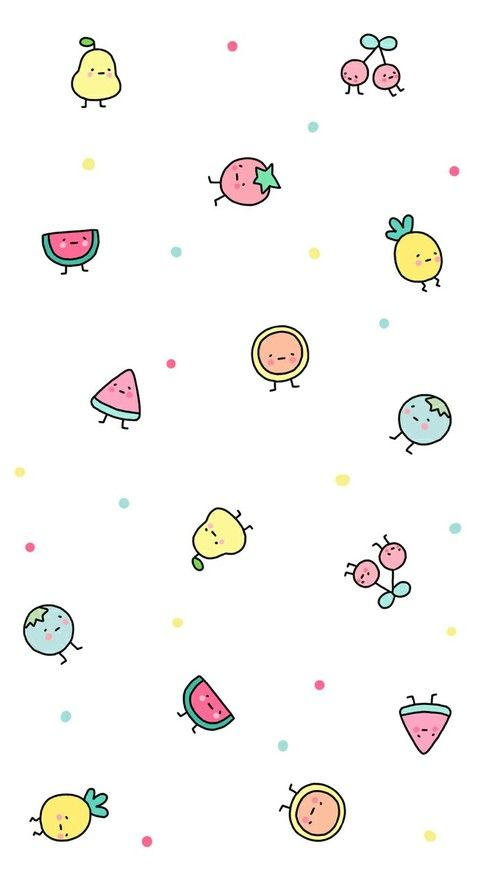
#> input picture input_image.jpg, 500 x 889 px
$ python main.py
#> lines starting #> are read from the running program, lines starting #| are printed output that depends on the picture; after the words box and inside, x2 and y2 are one past the last pixel; in counts of white or black regions, pixels touching at a corner belong together; pictures that were not available may be replaced by others from this repository, and a replacement may not be noted
#> in main, input_image is the input picture: shape (889, 500, 3); mean B, G, R 245.3, 247.2, 248.4
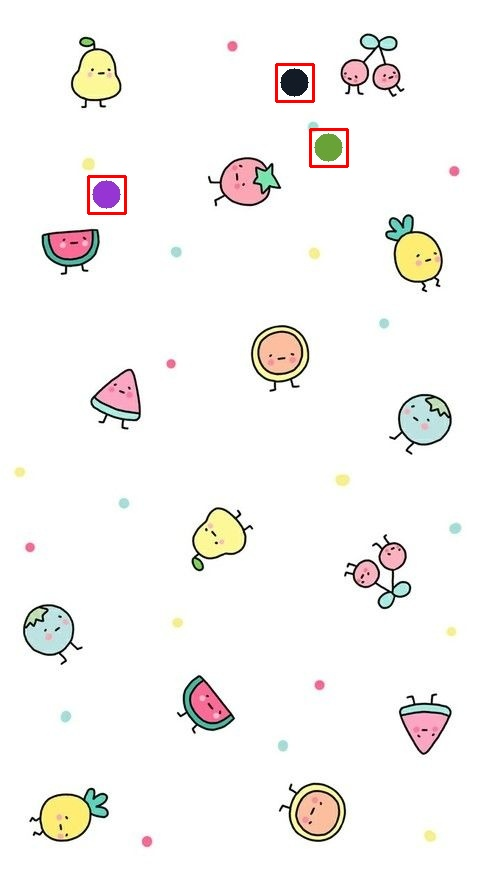
#> input picture dif_level1.jpg, 500 x 889 px, given in place of output_image_level5.jpg, which was not available
#> in main, output_image is the input picture: shape (889, 500, 3); mean B, G, R 243.9, 245.7, 247.6
import cv2
import random
import numpy as np


# [125 lines left out: functions level_1, level_2, level_3, level_4, level_5, not called in this run]

def dif(img1, img2):
    diff = cv2.absdiff(img1, img2)
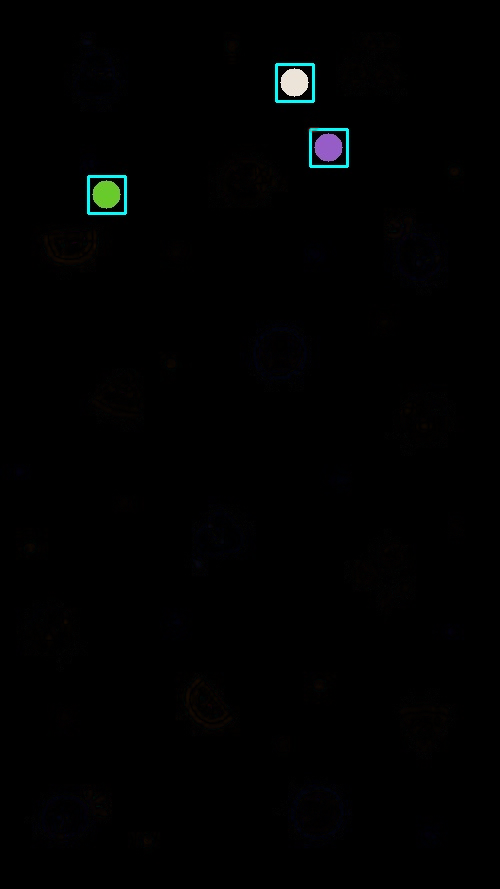
#> diff: shape (889, 500, 3); mean B, G, R 1.7, 1.7, 1.1

    # Convert the difference image to grayscale
    gray = cv2.cvtColor(diff, cv2.COLOR_BGR2GRAY)

    # Apply thresholding to create a binary image
    _, thresh = cv2.threshold(gray, 30, 255, cv2.THRESH_BINARY)
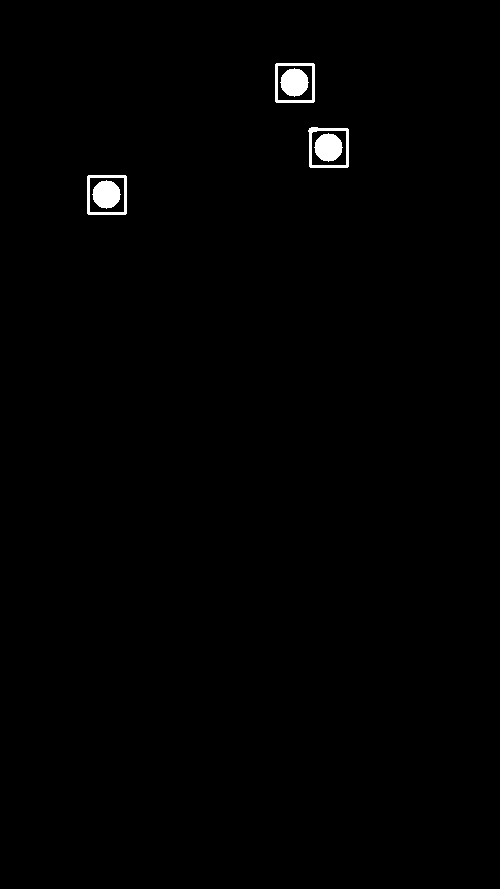
#> thresh: shape (889, 500); 0.71% white; 6 white regions, box (x1, y1, x2, y2) and area: (280, 68, 309, 97) 613, (314, 133, 343, 162) 613, (92, 180, 121, 209) 613, (308, 127, 349, 168) 456, (275, 63, 315, 103) 440, (87, 175, 127, 215) 440

    # Apply morphological operations to remove noise and fill in gaps
    kernel = cv2.getStructuringElement(cv2.MORPH_RECT, (5, 5))
    thresh = cv2.erode(thresh, kernel, iterations=1)
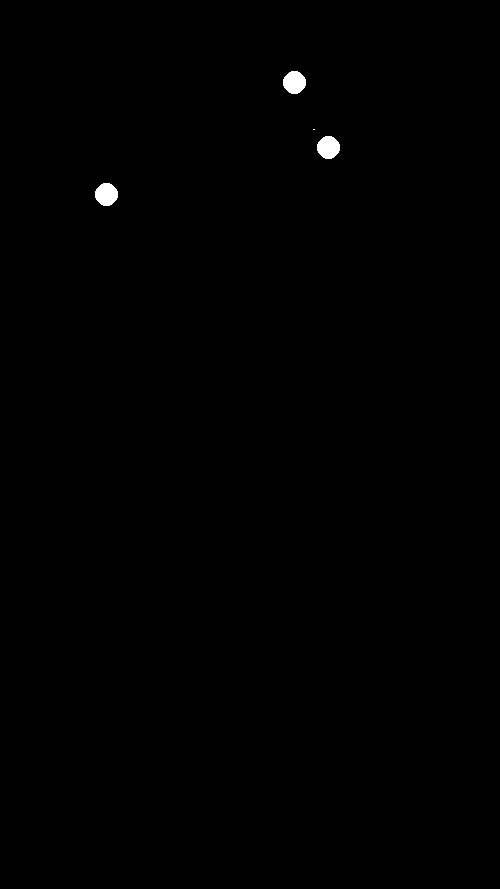
#> thresh: shape (889, 500); 0.28% white; 4 white regions (1 under 20 px), largest, box (x1, y1, x2, y2) and area: (283, 71, 306, 94) 409, (317, 136, 340, 159) 409, (95, 183, 118, 206) 409
    thresh = cv2.dilate(thresh, kernel, iterations=1)
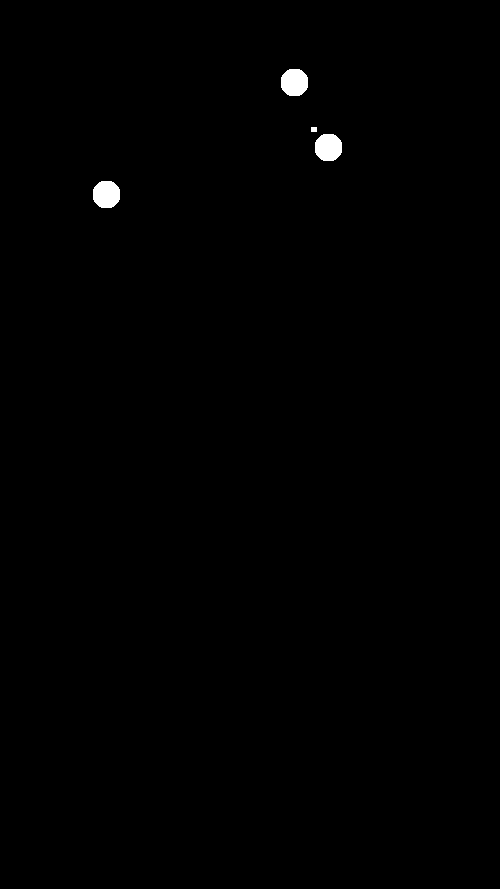
#> thresh: shape (889, 500); 0.42% white; 4 white regions

    # Find contours in the binary imageS
    contours, _ = cv2.findContours(thresh, cv2.RETR_EXTERNAL, cv2.CHAIN_APPROX_SIMPLE)
#> contours = 4 contours; box (x1, y1, x2, y2) and area: (93, 181, 120, 208) 570, (315, 134, 342, 161) 570, (281, 69, 308, 96) 570, (311, 127, 317, 132) 20

    # Draw the contours on the original image
    for contour in contours:
        x, y, w, h = cv2.boundingRect(contour)
        cv2.rectangle(img1, (x - 5, y - 5), (x + w + 5, y + h + 5), (0, 0, 255), 2)
#> this loop made 4 passes
#> (x, y, w, h) on passes 1, 2, 4: (93, 181, 27, 27), (315, 134, 27, 27), (281, 69, 27, 27)
#> (contour, x, y, w, h) on pass 3: ([[311, 127], [311, 131], [316, 131], [316, 127]], 311, 127, 6, 5)
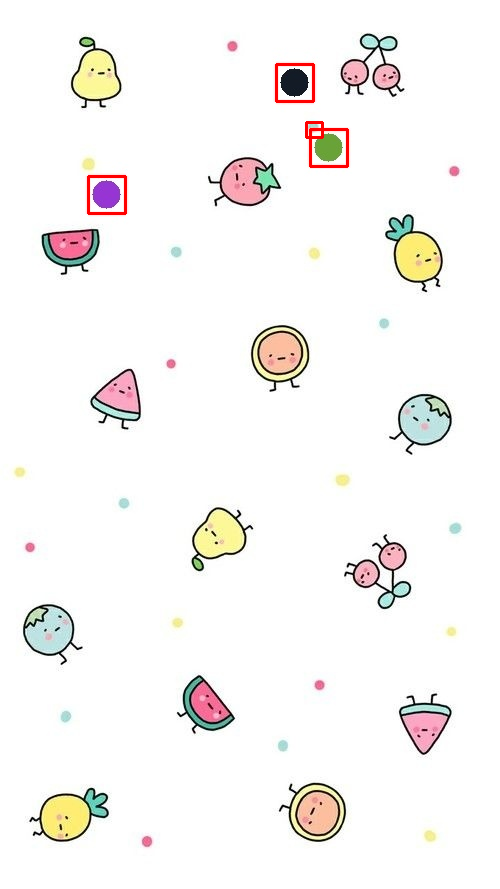
#> img1: shape (889, 500, 3); 0.33% of pixels changed, all inside (x1, y1, x2, y2) = (87, 63, 349, 215)

    diff = cv2.absdiff(img1, img2)

    # Convert the difference image to grayscale
    gray = cv2.cvtColor(diff, cv2.COLOR_BGR2GRAY)

    # Apply thresholding to create a binary image
    _, thresh = cv2.threshold(gray, 30, 255, cv2.THRESH_BINARY)
#> thresh: shape (889, 500); 0.75% white; 5 white regions, box (x1, y1, x2, y2) and area: (305, 121, 349, 168) 1215, (280, 68, 309, 97) 613, (92, 180, 121, 209) 613, (275, 63, 315, 103) 440, (87, 175, 127, 215) 440

    # Apply morphological operations to remove noise and fill in gaps
    kernel = cv2.getStructuringElement(cv2.MORPH_RECT, (5, 5))
#> kernel = [[1, 1, 1, 1, 1], [1, 1, 1, 1, 1], [1, 1, 1, 1, 1], [1, 1, 1, 1, 1], [1, 1, 1, 1, 1]]
    thresh = cv2.erode(thresh, kernel, iterations=1)
#> thresh: shape (889, 500); 0.28% white; 4 white regions (1 under 20 px), largest, box (x1, y1, x2, y2) and area: (317, 136, 340, 159) 417, (283, 71, 306, 94) 409, (95, 183, 118, 206) 409
    thresh = cv2.dilate(thresh, kernel, iterations=1)
#> thresh: shape (889, 500); 0.42% white; 4 white regions

    # Find contours in the binary image
    contours, _ = cv2.findContours(thresh, cv2.RETR_EXTERNAL, cv2.CHAIN_APPROX_SIMPLE)
#> contours = 4 contours; box (x1, y1, x2, y2) and area: (315, 134, 342, 161) 576, (93, 181, 120, 208) 570, (281, 69, 308, 96) 570, (311, 127, 317, 132) 20

    # Draw the contours on the original image
    for contour in contours:
        x, y, w, h = cv2.boundingRect(contour)
        cv2.rectangle(img1, (x - 5, y - 5), (x + w + 5, y + h + 5), (0, 0, 255), 2)

    cv2.imwrite('dif_level5.jpg', img1)

def main():
    input_image = cv2.imread("input_image.jpg")
    output_image = cv2.imread("output_image_level5.jpg")
    # [5 lines of commented-out code are left out]
    dif(output_image, input_image)

if __name__ == "__main__":
    main()
